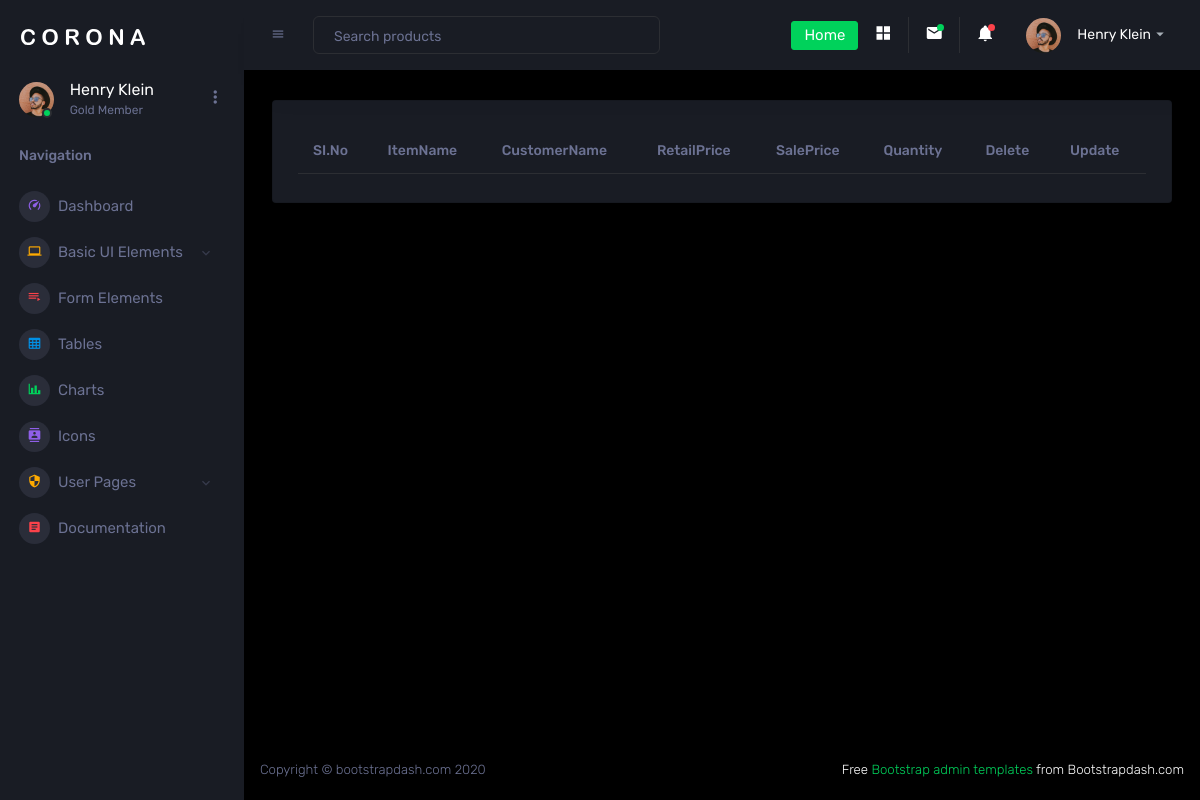
Before: /dataview with the older database file.
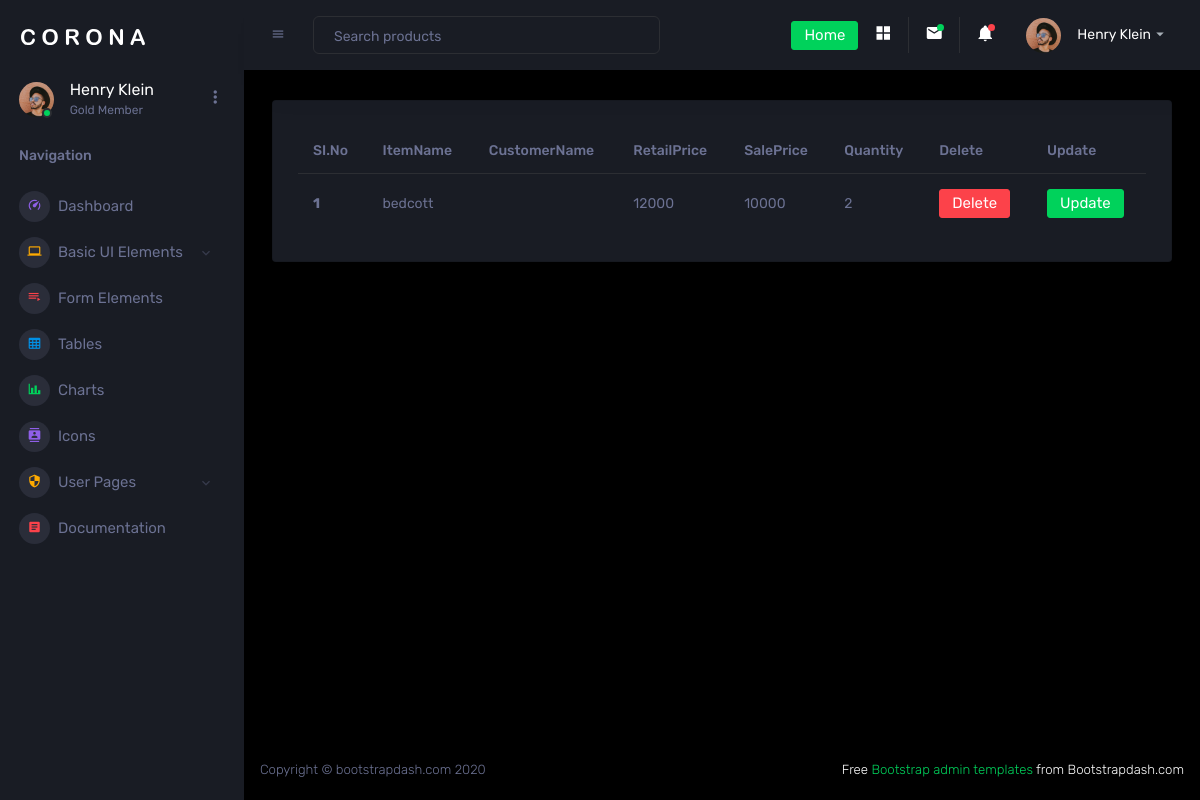
After: the same page with the newer database file.
### new_app/models.py (models this page shows)
class Furniture(models.Model):
    objects = None
    furnitureType  = (
        ("bedcott","bedcott"),("sofa-set", "sofa-set"),
        ("chairs","chair"), ("dhiwan","dhiwan"),
        ("pooja stand","pooja stand"),
        ("alamara", "alamara")
    )
    ItemName = models.CharField(max_length=150, choices=furnitureType)
    BrandName = models.CharField(max_length=50)
    RetailPrice = models.CharField(max_length=20)
    SalePrice = models.CharField(max_length=20)
    Quantity = models.IntegerField()

### new_app/views.py (the view)
# urls.py: path('dataview', views.furnitureDataView, name = "dataview"),
def furnitureDataView(request):
    data = Furniture.objects.all()
    return render(request, 'view_data.html', {'data': data})

### template/view_data.html (shortened to what this page needs)
{% extends 'dashboard.html' %}
{% block content %}
<table class="table">
  <thead>
    <tr>
      <th scope="col">SI.No</th>
      <th scope="col">ItemName</th>
      <th scope="col">CustomerName</th>
      <th scope="col">RetailPrice</th>
      <th scope="col">SalePrice</th>
      <th scope="col">Quantity</th>
      <th scope="col">Delete</th>
      <th scope="col">Update</th>
    </tr>
  </thead>
  <tbody>
  {% for details in data %}
    <tr>
      <th scope="row">{{forloop.counter}}</th>
      <td>{{details.ItemName}}</td>
      <td>{{details.CustomerName}}</td>
      <td>{{details.RetailPrice}}</td>
      <td>{{details.SalePrice}}</td>
      <td>{{details.Quantity}}</td>
      <td>
        <form action="{% url 'del' details.id %}" method="POST">
          <button type="submit" class="btn btn-danger">Delete</button>
        </form>
      </td>
      <td>
        <a type="submit" class="btn btn-success"
       href="{% url 'update' details.id %}">Update
        </a>
      </td>
    </tr>
  {% endfor %}
  </tbody>
</table>
{% endblock %}

Changed rows visible on the page:
added Furniture: ItemName "bedcott", RetailPrice "12000", SalePrice "10000", Quantity "2"
